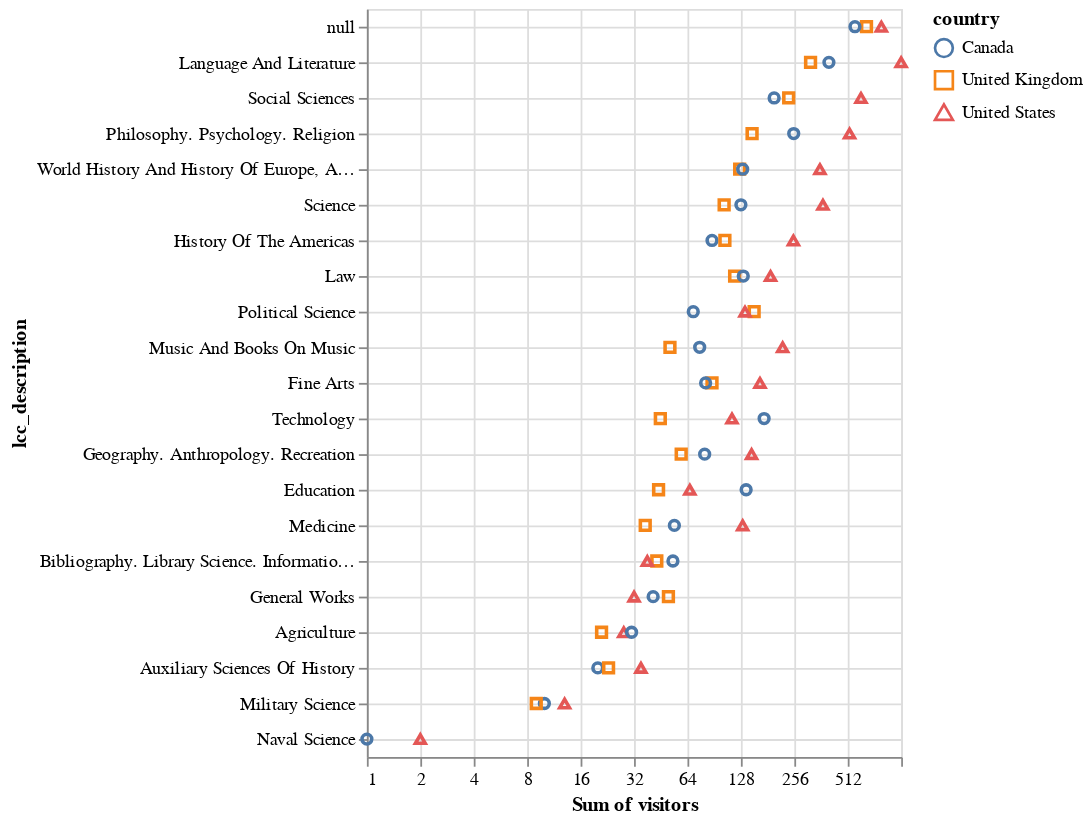

This figure's notebook cell:
### Markdown cell above
### Alternative log scales

Sometimes the numbers and lookup work out better if you do **a log scale that's not base 10.**

### Code cell
log_symbols_plot.encode(
    x = alt.X('sum(visitors)')
                .scale(type='log', base=2)
).configure_axisY(grid=True)

### Figure 1 — Vega specification as saved in the notebook (floating-point values rounded to 4 significant figures)
{"$schema": "https://vega.github.io/schema/vega/v5.json", "data": [{"name": "source_0"}, {"name": "data_0", "values": [{"country": "Canada", "lcc_description": "Military Science", "sum_visitors": 10}, {"country": "United States", "lcc_description": "History Of The Americas", "sum_visitors": 253}, {"country": "United Kingdom", "lcc_description": "Social Sciences", "sum_visitors": 238}, {"country": "United Kingdom", "lcc_description": null, "sum_visitors": 653}, {"country": "United Kingdom", "lcc_description": "Science", "sum_visitors": 103}, {"country": "Canada", "lcc_description": "Medicine", "sum_visitors": 54}, {"country": "Canada", "lcc_description": "Language And Literature", "sum_visitors": 401}, {"country": "United Kingdom", "lcc_description": "Philosophy. Psychology. Religion", "sum_visitors": 148}, {"country": "United Kingdom", "lcc_description": "World History And History Of Europe, Asia, Africa, Australia, New Zealand, Etc.", "sum_visitors": 126}, {"country": "United Kingdom", "lcc_description": "Language And Literature", "sum_visitors": 316}, {"country": "United States", "lcc_description": "Science", "sum_visitors": 371}, {"country": "Canada", "lcc_description": null, "sum_visitors": 562}, {"country": "United States", "lcc_description": "Fine Arts", "sum_visitors": 164}, {"country": "United States", "lcc_description": "Philosophy. Psychology. Religion", "sum_visitors": 524}, {"country": "United States", "lcc_description": "Social Sciences", "sum_visitors": 608}, {"country": "United Kingdom", "lcc_description": "Education", "sum_visitors": 44}, {"country": "Canada", "lcc_description": "Social Sciences", "sum_visitors": 197}, {"country": "Canada", "lcc_description": "Bibliography. Library Science. Information Resources (General)", "sum_visitors": 53}, {"country": "United States", "lcc_description": null, "sum_visitors": 792}, {"country": "United Kingdom", "lcc_description": "Law", "sum_visitors": 118}, {"country": "Canada", "lcc_description": "Education", "sum_visitors": 137}, {"country": "Canada", "lcc_description": "Music And Books On Music", "sum_visitors": 75}, {"country": "United Kingdom", "lcc_description": "Fine Arts", "sum_visitors": 88}, {"country": "Canada", "lcc_description": "World History And History Of Europe, Asia, Africa, Australia, New Zealand, Etc.", "sum_visitors": 131}, {"country": "United States", "lcc_description": "Language And Literature", "sum_visitors": 1023}, {"country": "Canada", "lcc_description": "Law", "sum_visitors": 132}, {"country": "United States", "lcc_description": "Geography. Anthropology. Recreation", "sum_visitors": 147}, {"country": "United States", "lcc_description": "Law", "sum_visitors": 188}, {"country": "United Kingdom", "lcc_description": "Bibliography. Library Science. Information Resources (General)", "sum_visitors": 43}, {"country": "United Kingdom", "lcc_description": "General Works", "sum_visitors": 50}, {"country": "United States", "lcc_description": "Agriculture", "sum_visitors": 28}, {"country": "United Kingdom", "lcc_description": "Political Science", "sum_visitors": 152}, {"country": "United Kingdom", "lcc_description": "Geography. Anthropology. Recreation", "sum_visitors": 59}, {"country": "Canada", "lcc_description": "Geography. Anthropology. Recreation", "sum_visitors": 80}, {"country": "Canada", "lcc_description": "Philosophy. Psychology. Religion", "sum_visitors": 254}, {"country": "Canada", "lcc_description": "General Works", "sum_visitors": 41}, {"country": "Canada", "lcc_description": "Science", "sum_visitors": 128}, {"country": "United States", "lcc_description": "Technology", "sum_visitors": 114}, {"country": "United States", "lcc_description": "World History And History Of Europe, Asia, Africa, Australia, New Zealand, Etc.", "sum_visitors": 357}, {"country": "United Kingdom", "lcc_description": "Agriculture", "sum_visitors": 21}, {"country": "Canada", "lcc_description": "History Of The Americas", "sum_visitors": 88}, {"country": "United States", "lcc_description": "General Works", "sum_visitors": 32}, {"country": "United Kingdom", "lcc_description": "Music And Books On Music", "sum_visitors": 51}, {"country": "Canada", "lcc_description": "Technology", "sum_visitors": 173}, {"country": "United States", "lcc_description": "Music And Books On Music", "sum_visitors": 220}, {"country": "Canada", "lcc_description": "Political Science", "sum_visitors": 69}, {"country": "United States", "lcc_description": "Education", "sum_visitors": 66}, {"country": "United States", "lcc_description": "Auxiliary Sciences Of History", "sum_visitors": 35}, {"country": "Canada", "lcc_description": "Auxiliary Sciences Of History", "sum_visitors": 20}, {"country": "United Kingdom", "lcc_description": "History Of The Americas", "sum_visitors": 104}, {"country": "United States", "lcc_description": "Medicine", "sum_visitors": 131}, {"country": "United States", "lcc_description": "Military Science", "sum_visitors": 13}, {"country": "Canada", "lcc_description": "Fine Arts", "sum_visitors": 81}, {"country": "United States", "lcc_description": "Political Science", "sum_visitors": 135}, {"country": "United Kingdom", "lcc_description": "Auxiliary Sciences Of History", "sum_visitors": 23}, {"country": "Canada", "lcc_description": "Agriculture", "sum_visitors": 31}, {"country": "United States", "lcc_description": "Bibliography. Library Science. Information Resources (General)", "sum_visitors": 38}, {"country": "United Kingdom", "lcc_description": "Technology", "sum_visitors": 45}, {"country": "United Kingdom", "lcc_description": "Medicine", "sum_visitors": 37}, {"country": "United Kingdom", "lcc_description": "Military Science", "sum_visitors": 9}, {"country": "United States", "lcc_description": "Naval Science", "sum_visitors": 2}, {"country": "Canada", "lcc_description": "Naval Science", "sum_visitors": 1}]}, {"name": "source_0_y_domain_lcc_description", "values": [{"lcc_description": "Military Science", "sort_field": 32}, {"lcc_description": "History Of The Americas", "sort_field": 445}, {"lcc_description": "Social Sciences", "sort_field": 1043}, {"lcc_description": null, "sort_field": 2007}, {"lcc_description": "Science", "sort_field": 602}, {"lcc_description": "Medicine", "sort_field": 222}, {"lcc_description": "Language And Literature", "sort_field": 1740}, {"lcc_description": "Philosophy. Psychology. Religion", "sort_field": 926}, {"lcc_description": "World History And History Of Europe, Asia, Africa, Australia, New Zealand, Etc.", "sort_field": 614}, {"lcc_description": "Fine Arts", "sort_field": 333}, {"lcc_description": "Education", "sort_field": 247}, {"lcc_description": "Bibliography. Library Science. Information Resources (General)", "sort_field": 134}, {"lcc_description": "Law", "sort_field": 438}, {"lcc_description": "Music And Books On Music", "sort_field": 346}, {"lcc_description": "Geography. Anthropology. Recreation", "sort_field": 286}, {"lcc_description": "General Works", "sort_field": 123}, {"lcc_description": "Agriculture", "sort_field": 80}, {"lcc_description": "Political Science", "sort_field": 356}, {"lcc_description": "Technology", "sort_field": 332}, {"lcc_description": "Auxiliary Sciences Of History", "sort_field": 78}, {"lcc_description": "Naval Science", "sort_field": 3}]}, {"name": "data_0_color_domain_country", "values": [{"country": "Canada"}, {"country": "United States"}, {"country": "United Kingdom"}]}, {"name": "data_0_shape_domain_country", "values": [{"country": "Canada"}, {"country": "United States"}, {"country": "United Kingdom"}]}], "signals": [{"name": "y_step", "value": 20}, {"name": "height", "update": "bandspace(domain('y').length, 1, 0.5) * y_step"}], "marks": [{"type": "symbol", "name": "marks", "from": {"data": "data_0"}, "encode": {"update": {"x": {"field": "sum_visitors", "scale": "x"}, "description": {"signal": "\"Sum of visitors: \" + (format(datum[\"sum_visitors\"], \"\")) + \"; lcc_description: \" + (isValid(datum[\"lcc_description\"]) ? datum[\"lcc_description\"] : \"\"+datum[\"lcc_description\"]) + \"; country: \" + (isValid(datum[\"country\"]) ? datum[\"country\"] : \"\"+datum[\"country\"])"}, "fill": {"value": "transparent"}, "ariaRoleDescription": {"value": "point"}, "stroke": {"field": "country", "scale": "color"}, "y": {"field": "lcc_description", "scale": "y"}, "shape": {"field": "country", "scale": "shape"}}}, "style": ["point"]}], "scales": [{"name": "x", "type": "log", "domain": {"data": "data_0", "field": "sum_visitors"}, "range": [0, {"signal": "width"}], "base": 2, "nice": true}, {"name": "y", "type": "point", "domain": {"data": "source_0_y_domain_lcc_description", "field": "lcc_description", "sort": {"op": "max", "field": "sort_field", "order": "descending"}}, "range": {"step": {"signal": "y_step"}}, "padding": 0.5}, {"name": "color", "type": "ordinal", "domain": {"data": "data_0_color_domain_country", "field": "country", "sort": true}, "range": "category"}, {"name": "shape", "type": "ordinal", "domain": {"data": "data_0_shape_domain_country", "field": "country", "sort": true}, "range": "symbol"}], "axes": [{"scale": "x", "ticks": false, "labels": false, "gridScale": "y", "domain": false, "orient": "bottom", "minExtent": 0, "maxExtent": 0, "grid": true, "aria": false, "zindex": 0}, {"scale": "y", "gridScale": "x", "labels": false, "domain": false, "maxExtent": 0, "ticks": false, "zindex": 0, "minExtent": 0, "grid": true, "orient": "left", "aria": false}, {"scale": "x", "orient": "bottom", "grid": false, "title": "Sum of visitors", "labelOverlap": "greedy", "labelFlush": true, "zindex": 0}, {"scale": "y", "zindex": 0, "title": "lcc_description", "orient": "left", "grid": false}], "padding": 5, "legends": [{"stroke": "color", "symbolType": "circle", "title": "country", "encode": {"symbols": {"update": {"fill": {"value": "transparent"}}}}, "shape": "shape"}], "background": "white", "width": 300, "config": {"axisY": {"grid": true}}, "style": "cell"}
